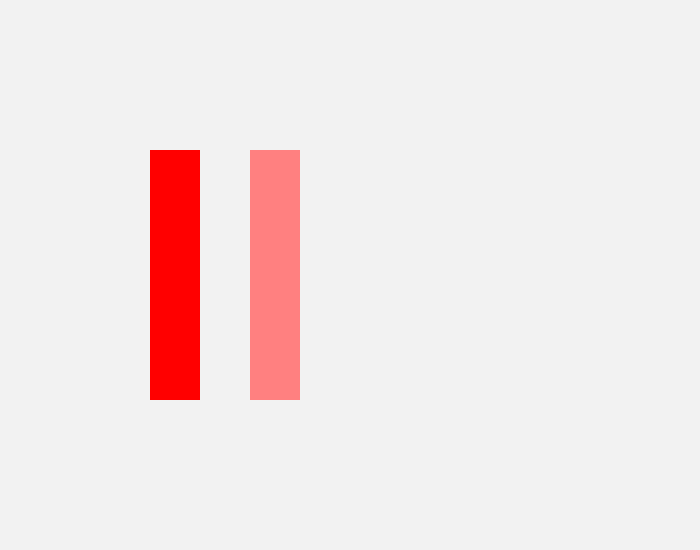
Frame 1 (no input)
Frame 60 (no input): identical to frame 1, image omitted
Frame 120 (the mouse pressed at the canvas centre since frame 60): identical to frame 1, image omitted

The p5.js sketch that drew this single still picture (run headless with seeded random() and noise() and a simulated clock; from frame 60 on, the mouse is pressed at the canvas centre):

// p5.js sketch
// ── sketch.js
/*
  TASK: Show how the color of a shape changes by
  drawing a series of shapes, while increasing
  either hue, saturation, and brightness each time
*/

// Runs once when our index.html file is first loaded
function setup() {
  createCanvas(700, 550); //width in pixels, height in pixels

  colorMode(HSB);
  noStroke();
}

//draw is run in an infinite loop
function draw() {
  //draw a black background
  background(95);

  // Define a HSB fill color
  fill(0, 100, 100); //hue, saturation, brightness
  // Draw a rectangle with the specified colour 
  rect(150, 150, 50, 250); //x, y, w, h

  // Draw a rectangle with the specified colour 
  fill(0, 50, 100); //hue, saturation, brightness
  rect(250, 150, 50, 250); //x, y, w, h

}
